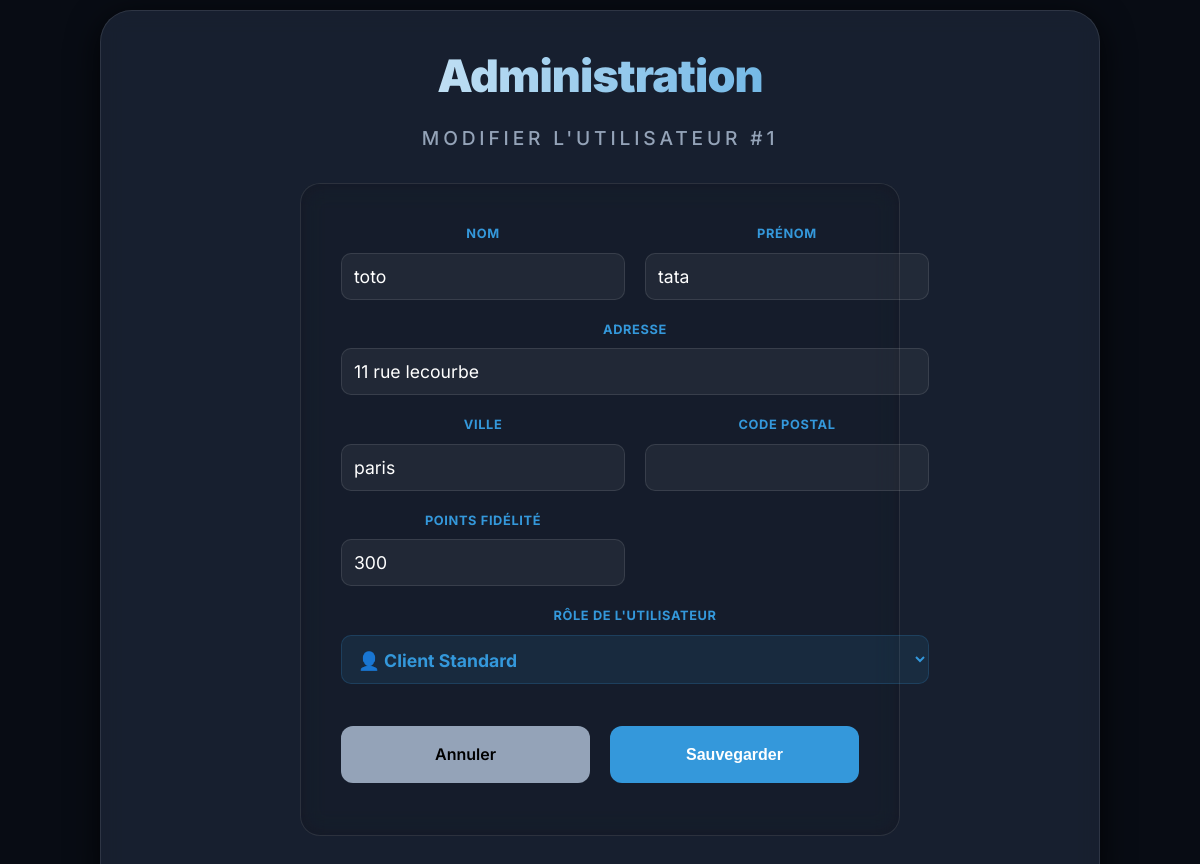
Screenshot of /index.php?action=admin_edit_client&id=1 (signed in) with the database file from the repository.
### tables this page shows
CREATE TABLE `adherent` (
  `IdClient` int(11) NOT NULL,
  `Nom` varchar(100) NOT NULL,
  `Prenom` varchar(100) NOT NULL,
  `Adresse` varchar(255) DEFAULT NULL,
  `Ville` varchar(100) DEFAULT NULL,
  `CodePostal` varchar(10) DEFAULT NULL,
  `MotDePasse` varchar(100) DEFAULT NULL,
  `Date_naissance` date DEFAULT NULL,
  `point` int(11) DEFAULT NULL,
  `MotMagique` varchar(255) DEFAULT NULL,
  `role` varchar(50) DEFAULT 'client'
);

### models/Modele.php (called while the page is built, shortened)
<?php
class Modele {
    private $bdd;
    public function __construct() {
        try {
            $this->bdd = new PDO('mysql:host=127.0.0.1;dbname=supermarche;charset=utf8', 'root', '');
            $this->bdd->setAttribute(PDO::ATTR_ERRMODE, PDO::ERRMODE_EXCEPTION);
        } catch (PDOException $e) {
            die("Erreur de connexion : " . $e->getMessage());
        }
    }
    public function getClientById($id) {
        $sql = "SELECT * FROM adherent WHERE IdClient = :id";
        $sth = $this->bdd->prepare($sql);
        $sth->execute(['id' => $id]);
        return $sth->fetch(PDO::FETCH_OBJ);
    }
}
?>

### views/pages/edit_client.php (the view, shortened to what this page needs)
<div class="titre-1">Administration</div>
<div class="titre-2">Modifier l'utilisateur #<?= $client->IdClient ?></div>
<div class="edit-wrapper">
    <form method="POST" action="index.php?action=admin_edit_client&id=<?= $client->IdClient ?>">
        <div class="form-grid">
            <div class="input-group">
                <label>Nom</label>
                <input type="text" name="nom" value="<?= htmlspecialchars($client->Nom) ?>" required>
            </div>
            <div class="input-group">
                <label>Prénom</label>
                <input type="text" name="prenom" value="<?= htmlspecialchars($client->Prenom) ?>" required>
            </div>
            <div class="input-group full-width">
                <label>Adresse</label>
                <input type="text" name="adresse" value="<?= htmlspecialchars($client->Adresse) ?>" required>
            </div>
            <div class="input-group">
                <label>Ville</label>
                <input type="text" name="ville" value="<?= htmlspecialchars($client->Ville) ?>" required>
            </div>
            <div class="input-group">
                <label>Code Postal</label>
                <input type="text" name="cp" value="<?= htmlspecialchars($client->CodePostal) ?>" required>
            </div>
            <div class="input-group">
                <label>Points Fidélité</label>
                <input type="number" name="point" value="<?= $client->point ?>" required>
            </div>
            <div class="input-group full-width">
                <label>Rôle de l'utilisateur</label>
                <select name="role" required style="background: rgba(52, 152, 219, 0.1); border: 1px solid rgba(52, 152, 219, 0.2); color: var(--primary); font-weight: 700;">
                    <option value="client" <?= $client->role === 'client' ? 'selected' : '' ?>>👤 Client Standard</option>
                </select>
            </div>
        </div>
        <div class="zone-boutons" style="margin-top: 30px; gap: 20px;">
            <a href="index.php?action=admin_membres" class="btn-carre" style="color: black; background: #94a3b8; border: none;">Annuler</a>
            <button type="submit" class="btn-carre" style="background: var(--primary); color: white; border: none;">Sauvegarder</button>
        </div>
    </form>
</div>

### css/style.css (style rules this page uses)
:root { --bg-color: #080c14; --card-bg: rgba(30, 41, 59, 0.7); --primary: #3498db; --primary-glow: rgba(52, 152, 219, 0.5); --text-main: #f3f4f6; --text-dim: #94a3b8; --glass-border: rgba(255, 255, 255, 0.1); --glass-shadow: 0 8px 32px 0 rgba(0, 0, 0, 0.8); --transition: all 0.3s cubic-bezier(0.4, 0, 0.2, 1); }
* { box-sizing: border-box; }
body { margin: 0; padding: 0; background-color: var(--bg-color); color: var(--text-main); font-family: 'Inter', system-ui, -apple-system, sans-serif; line-height: 1.6; min-height: 100vh; display: flex; justify-content: center; align-items: center; overflow-x: hidden; }
.titre-1, .header-box.title { font-size: 2.8rem; font-weight: 900; margin-bottom: 10px; letter-spacing: -0.02em; background: linear-gradient(to right, #fff, #3498db); -webkit-background-clip: text; background-clip: text; -webkit-text-fill-color: transparent; text-align: center; }
.titre-2, .header-box.subtitle { font-size: 1.2rem; font-weight: 500; color: var(--text-dim); margin-bottom: 30px; text-transform: uppercase; letter-spacing: 0.2em; text-align: center; }
.bouton-menu, .btn-carre { display: block; width: 100%; padding: 16px 24px; margin: 12px 0; background: rgba(255, 255, 255, 0.05); border: 1px solid var(--glass-border); border-radius: 12px; color: var(--text-main); text-decoration: none; font-weight: 600; font-size: 1rem; transition: var(--transition); cursor: pointer; text-align: center; }
input, select, textarea { flex: 1; padding: 16px 20px; background: rgba(0, 0, 0, 0.3); border: 1px solid var(--glass-border); border-radius: 12px; color: white; font-family: inherit; font-size: 1.1rem; transition: var(--transition); }
option { padding: 12px; background-color: #1e293b; }
.zone-boutons, .boutons-grid-filaire { display: flex; gap: 15px; margin-top: 30px; }

### views/pages/edit_client.php (style rules this page uses)
.edit-wrapper { max-width: 600px; margin: 30px auto; background: rgba(0, 0, 0, 0.2); border: 1px solid var(--glass-border); padding: 40px; border-radius: 20px; backdrop-filter: blur(12px); }
.form-grid { display: grid; grid-template-columns: 1fr 1fr; gap: 20px; }
.full-width { grid-column: span 2; }
.input-group { display: flex; flex-direction: column; gap: 8px; }
.input-group label { color: var(--primary); font-weight: 700; font-size: 0.8rem; text-transform: uppercase; letter-spacing: 0.05em; }
.input-group input, .input-group select { background: rgba(255, 255, 255, 0.05); border: 1px solid var(--glass-border); padding: 12px; border-radius: 10px; color: #fff; outline: none; transition: var(--transition); }

### rows the page displays
adherent: IdClient "1", nom "toto", prenom "tata", adresse "11 rue lecourbe", ville "paris", point "300", role "👤 Client Standard"
